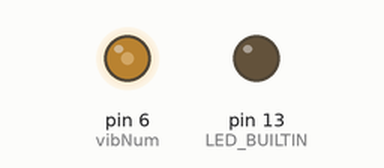
A sketch run on a simulated Arduino Uno, built with avr-gcc and run on an emulated ATmega328P. Parts: output pins drawn as LEDs (lit = HIGH).

Above: at 0.05 s.
At 2.0 s:
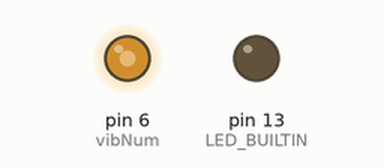
At 3.0 s:
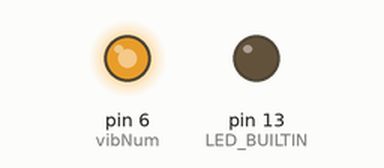
At 4.0 s:
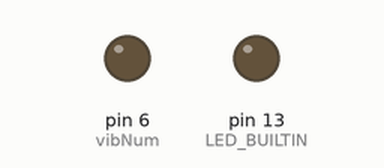
Timing chart, 0 to 5.2 s (numbered marks = the images above):
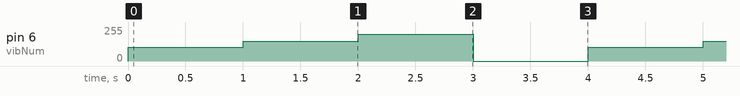

Measured:
- by itself, pin 6 (vibNum): repeats every 4.0 s: 150/255 1.0 s, 202/255 1.0 s, 0/255 1.0 s, 102/255 1.0 s

The sketch:

vibration_test.ino
```cpp
int vibNum = 6;


void setup() {
  // put your setup code here, to run once:
  pinMode(vibNum, OUTPUT);
  pinMode(LED_BUILTIN, OUTPUT);
}

void loop() {
  // put your main code here, to run repeatedly:
  analogWrite(vibNum, 102);
  delay(1000);                       // wait for a second
  analogWrite(vibNum, 150);
  delay(1000);
  analogWrite(vibNum, 202);
  delay(1000);
  analogWrite(vibNum, 0);
  delay(1000);
}
```
